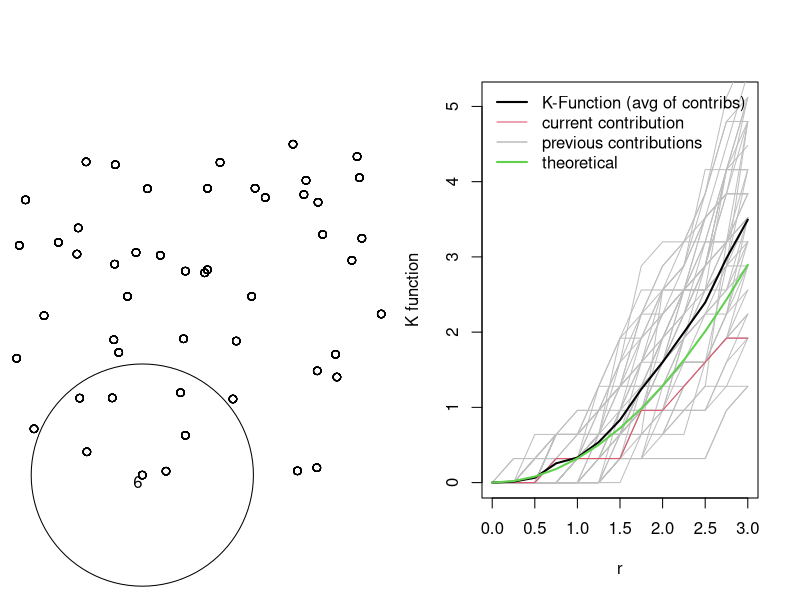

Generate this figure with R:
# Animation for K-function, just for fun.
library(ggforce)
library(dplyr)
library(gganimate)
library(plotrix)


pointx <- runif(50, 0, 10)
pointy <- runif(50, 0, 10)

laminv <- length(pointx)/(4*4)

#plot(pointx, pointy, xlim = c(0,1), ylim = c(0,1))

rseq <- seq(0,3,0.25)
mydata <- expand.grid(r = rseq, point = 1:length(pointx))
mydata$x <- rep(pointx, each = length(rseq))
mydata$y <- rep(pointy, each = length(rseq))
mydata$K <- NA

#head(mydata)

for(i in 1:nrow(mydata)){
    x <- mydata$x[i]
    y <- mydata$y[i]
    xx <- pointx[-which(pointx == x)]
    yy <- pointy[-which(pointy == y)]
    mydata$K[i] <- sum(sqrt((x - xx)^2 + (y - yy)^2) < mydata$r[i])
}

library(tidyr)
cumk <- mydata %>% 
    pivot_wider(names_from = r, values_from = K) %>% 
    select(-point, -x, -y) %>% 
    apply(2, cumsum) %>% 
    magrittr::divide_by(length(pointx)*laminv) %>% 
    as.data.frame() %>% 
    mutate(id = 1:n()) %>% 
    pivot_longer(cols = 1:length(rseq), names_to = "r", values_to = "K")

cumki <- list()
for(i in 1:nrow(mydata)){
    if(i <= length(rseq)){
        rdiv <- rep(mydata$point[i], i)
    } else {
        rdiv <- rep(mydata$point[i] - 1, length(rseq))
        rdiv[1:which(rseq == mydata$r[i])] <- mydata$point[i]
    }
    
    cumki[[i]] <- mydata %>% 
        slice(1:i) %>% 
        pivot_wider(names_from = r, values_from = K) %>% 
        select(-point, -x, -y) %>% 
        apply(2, sum, na.rm=TRUE) %>% t() %>% 
        magrittr::divide_by(rdiv*laminv) %>% 
        as.data.frame() %>% 
        mutate(id = 1:n()) %>% 
        pivot_longer(cols = 1:length(unique(mydata$r[1:i])), names_to = "r", values_to = "K")
}

i <- nrow(mydata)
#for(i in 1:nrow(mydata))# uncomment for animation
    { 
    par(mfrow = c(1,2))
    par(mar = c(0,0,0,0))
    plot(mydata$x, mydata$y, asp = 1, xlim = c(0,10), ylim = c(0,10),
        xaxt="n", yaxt = "n", bty = "n", xlab = "", ylab = "")
    draw.circle(x = mydata$x[i], y = mydata$y[i], r = mydata$r[i])
    text(x = mydata$x[i], y = mydata$y[i], labels = mydata$K[i], adj = c(1,1))
    
    par(mar = c(5,4,4,2) + 0.1)
    plot(NULL, xlim = c(0,max(rseq)), ylim = c(0,length(pointx)/laminv^2),
        xlab = "r", ylab = "K function")
    newcols <- c(rep("grey", mydata$point[i] - 1), 2)
    for(j in 1:mydata$point[i]){
        lines(I(K/laminv) ~ r, data = subset(mydata[1:i,], point == j), col = newcols[j])
    }
    lines(K ~ r, data = cumki[[i]], lwd = 2)
    lines(rseq, pi*rseq^2/laminv^2, col = 3, lwd = 2)
    legend("topleft", legend = c("K-Function (avg of contribs)", 
        "current contribution", "previous contributions", "theoretical"), 
        col = c(1,2,8,3), lty=1, lwd=c(2,1,1,2), bg = rgb(0,0,0,0), bty = "n")
    Sys.sleep(0.05)
}
